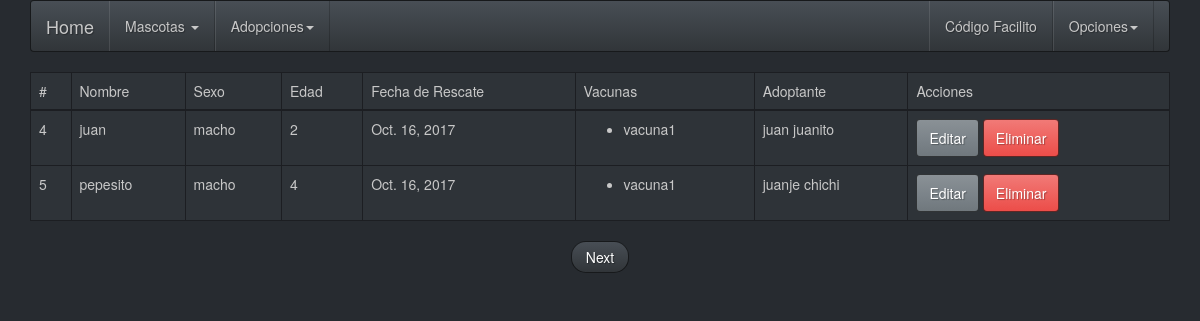
Screenshot of /mascota/listar/ (signed in) with the database file from the repository.
### mascota/models.py (models this page shows, shortened)
class Mascota(models.Model):
	nombre = models.CharField(max_length=50)
	sexo = models.CharField(max_length=10)
	edad_aproximada = models.IntegerField()
	fecha_rescate = models.DateField()
	persona = models.ForeignKey(Persona, null=True, blank=True, on_delete=models.CASCADE)
	vacuna = models.ManyToManyField(Vacuna)

class Vacuna(models.Model):
	nombre = models.CharField(max_length=50)

### adopcion/models.py (models this page shows, shortened)
class Persona(models.Model):
	nombre = models.CharField(max_length=50)
	apellidos = models.CharField(max_length=70)
	edad = models.IntegerField()
	telefono = models.CharField(max_length=12)
	email = models.EmailField()
	domicilio = models.TextField()

### mascota/views.py (the view)
class MascotaList(ListView):
    model = Mascota
    template_name = 'mascota/mascota_list.html'
    paginate_by = 2

### templates/mascota/mascota_list.html (shortened to what this page needs)
{% extends 'base/base.html' %}
{% block content %}
<table class="table table-bordered">
	<thead>
		<tr>
			<td>#</td>
			<td>Nombre</td>
			<td>Sexo</td>
			<td>Edad</td>
			<td>Fecha de Rescate</td>
			<td>Vacunas</td>
			<td>Adoptante</td>
			<td>Acciones</td>
		</tr>
	</thead>
	<tbody>
		{% if object_list %}
		{% for mascota in object_list %}
		<tr>
			<td>{{ mascota.pk }}</td>
			<td>{{ mascota.nombre }}</td>
			<td>{{ mascota.sexo }}</td>
			<td>{{ mascota.edad_aproximada }}</td>
			<td>{{ mascota.fecha_rescate }}</td>
			<td>
			<ul>{% for vacuna in mascota.vacuna.all %}
				<li>
					{{vacuna.nombre}}
				</li>
				{% endfor %}
			</ul>
    		</td>
			<td>{{ mascota.persona.nombre }} {{ mascota.persona.apellidos }}</td>
			<td>
				<a class="btn btn-primary" href="{% url 'mascota:mascota_editar' mascota.id %}">Editar</a>
				<a class="btn btn-danger" href="{% url 'mascota:mascota_eliminar' mascota.id %}">Eliminar</a>
			</td>
		</tr>
		{% endfor %}
		{% else %}
		<h1>No hay registros de mascotas</h1>
		{% endif %}
	</tbody>
</table>
<ul class="pager">
	<li>
		{% if page_obj.has_next %}
     	 <a href="?page={{ page_obj.next_page_number }}">Next</a>
    	{% endif %}
    </li>
</ul>
{% endblock%}

### templates/base/base.html (shortened to what this page needs)
{% load staticfiles %}
<!DOCTYPE html>
<html lang="es">
<head>
	<link rel="stylesheet" href="{% static 'css/bootstrap.css' %}">
</head>
<body>
<div class="container">
	{% block navbar %}
		<div class="bs-docs-section clearfix">
		    <div class="row">
		        <div class="col-lg-12">
		            <div class="bs-component">
		            	<nav class="navbar navbar-default">
		                	<div class="container-fluid">
		                  		<div class="navbar-header">
		                    		<a class="navbar-brand" href="#">Home</a>
		                  		</div>
		                  	<div class="collapse navbar-collapse" id="bs-example-navbar-collapse-1">
		                    	<ul class="nav navbar-nav">
		                      		<li class="dropdown">
		                        		<a href="#" class="dropdown-toggle" data-toggle="dropdown" role="button" aria-expanded="false">Mascotas <span class="caret"></span></a>
		                      		</li>
			                        <li class="dropdown">
			                        	<a href="#" class="dropdown-toggle" data-toggle="dropdown" role="button" aria-expanded="false">Adopciones<span class="caret"></span></a>
			                        </li>
		                    	</ul>
		                    	<ul class="nav navbar-nav navbar-right">
		                        	<li class="dropdown"><a href="http://codigofacilito.com" onclick="pageTracker._link(this.href); return false;">Código Facilito</a>
		                        	</li>
		                        	<li class="dropdown">
		                        		<a href="#" class="dropdown-toggle" data-toggle="dropdown" role="button" aria-expanded="false">Opciones<span class="caret"></span></a>
		                      		</li>
		                    	</ul>
		                    </div>
		                </div>
		            </nav>
		        </div>
           	</div>
        </div>
    </div>
	{% endblock %}
	{% block content %}{% endblock %}
</div>
</body>
</html>

### rows the page displays
Mascota: pk "4", nombre "juan", sexo "macho", edad_aproximada "2", fecha_rescate "Oct. 16, 2017", persona.nombre "juan", persona.apellidos "juanito"
Vacuna: nombre "vacuna1"
Mascota: pk "5", nombre "pepesito", sexo "macho", edad_aproximada "4", fecha_rescate "Oct. 16, 2017", persona.nombre "juanje", persona.apellidos "chichi"
